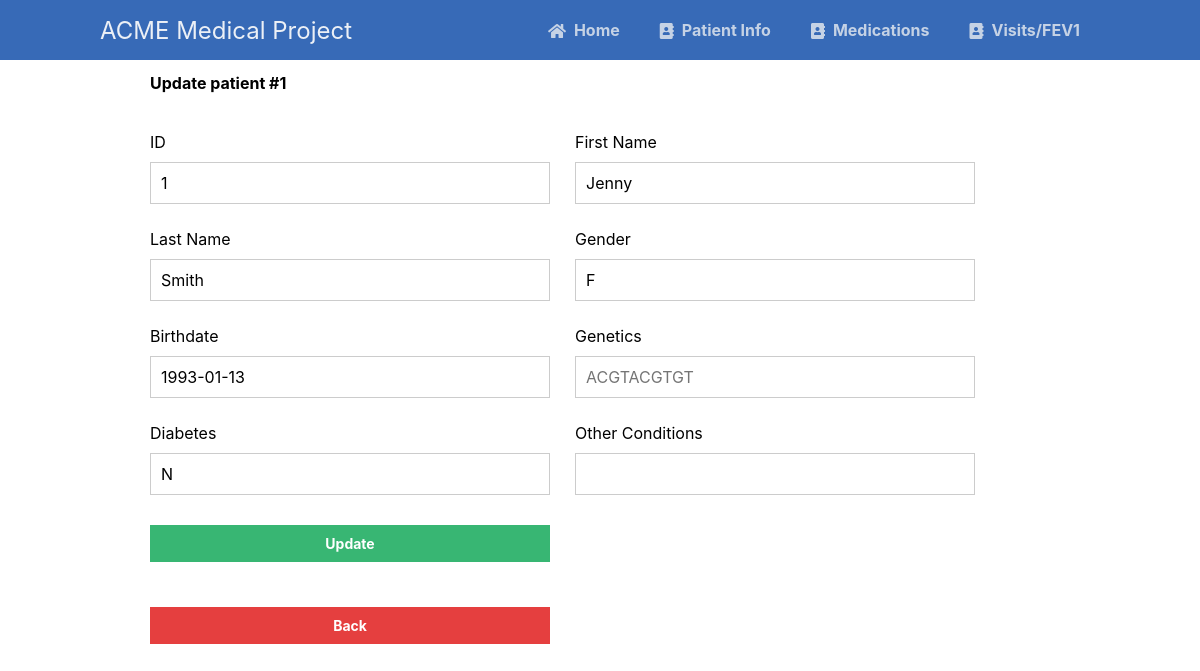
Screenshot of /scripts/patient_table/patientUpdate.php?patient_id=1 with the database file from the repository.
### tables this page shows
CREATE TABLE patients
(patient_id INT AUTO_INCREMENT NOT NULL,
first_name VARCHAR(50) NOT NULL,
last_name VARCHAR(50) NOT NULL,
gender VARCHAR(30) NOT NULL,
birthdate DATE NOT NULL,
genetics VARCHAR(1000),
diabetes VARCHAR(5) NOT NULL,
other_conditions VARCHAR(1000),
PRIMARY KEY (patient_id));

### scripts/patient_table/patientUpdate.php (the view, shortened to what this page needs)
<?php
@include_once (APP_ROOT.APP_FOLDER_NAME . '/scripts/functions.php');
$pdo = pdo_connect_mysql();
if (isset($_GET['patient_id'])) {
    $stmt = $pdo->prepare('SELECT * FROM patients WHERE patient_id = ?');
    $stmt->execute([$_GET['patient_id']]);
    $patient = $stmt->fetch(PDO::FETCH_ASSOC);
} else {
    exit('No ID specified!');
}
?>
<?=template_header('Read')?>
<div class="content update">
	<h2>Update patient #<?=$patient['patient_id']?></h2>
    <form action="patientUpdate.php?patient_id=<?=$patient['patient_id']?>" method="post">
        <label for="id">ID</label>
        <label for="name">First Name</label>
        <input type="text" name="patient_id" placeholder="1" value="<?=$patient['patient_id']?>" id="patient_id">
        <input type="text" name="first_name" placeholder="John" value="<?=$patient['first_name']?>" id="first_name">
        <label for="last_name">Last Name</label>
        <label for="gender">Gender</label>
        <input type="text" name="last_name" placeholder="Doe" value="<?=$patient['last_name']?>" id="last_name">
        <input type="text" name="gender" placeholder="M/F/Other/Not Specified" value="<?=$patient['gender']?>" id="gender">
        <label for="birthdate">Birthdate</label>
        <label for="genetics">Genetics</label>
        <input type="text" name="birthdate" placeholder="04/26/2002" value="<?=$patient['birthdate']?>" id="birthdate">
        <input type="text" name="genetics" placeholder="ACGTACGTGT" value="<?=$patient['genetics']?>" id="genetics">
        <label for="diabetes">Diabetes</label>
        <label for="other_conditions">Other Conditions</label>
        <input type="text" name="diabetes" placeholder="04/26/2002" value="<?=$patient['diabetes']?>" id="diabetes">
        <input type="text" name="other_conditions" placeholder="" value="<?=$patient['other_conditions']?>" id="other_conditions">
        <input type="submit" value="Update">
    </form>
    <a href="patientRead.php" class="back-button">Back</a>
</div>
<?=template_footer()?>

### styles/style.css (style rules this page uses)
* { box-sizing: border-box; font-family: -apple-system, BlinkMacSystemFont, "segoe ui", roboto, oxygen, ubuntu, cantarell, "fira sans", "droid sans", "helvetica neue", Arial, sans-serif; font-size: 16px; -webkit-font-smoothing: antialiased; -moz-osx-font-smoothing: grayscale; }
body { background-color: #FFFFFF; margin: 0; }
.content { width: 75%; margin: 0 auto; }
.update form { padding: 15px 0; display: flex; flex-flow: wrap; }
.update form label { display: inline-flex; width: 400px; padding: 10px 0; margin-right: 25px; }
.update form input { padding: 10px; width: 400px; margin-right: 25px; margin-bottom: 15px; border: 1px solid #cccccc; }
.update form input[type="submit"] { display: block; background-color: #38b673; border: 0; font-weight: bold; font-size: 14px; color: #FFFFFF; cursor: pointer; width: 400px; margin-top: 15px; }
.back-button { padding: 10px; text-align: center; text-decoration: none; display: block; background-color: #e53f3f; border: 0; font-weight: bold; font-size: 14px; color: #FFFFFF; cursor: pointer; width: 400px; margin-top: 15px; }

### rows the page displays
patients: patient_id "1", first_name "Jenny", last_name "Smith", gender "F", birthdate "1993-01-13", diabetes "N"
